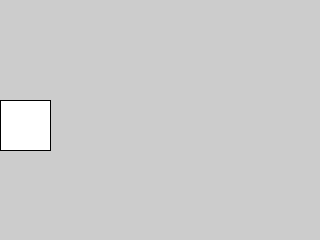
Frame 1 (no input)
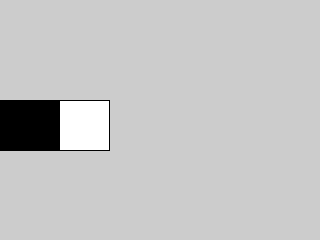
Frame 60 (the mouse pressed at the canvas centre just before this capture)
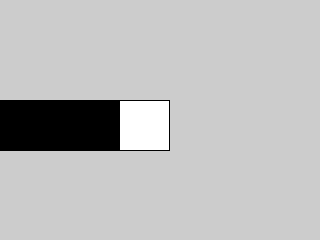
Frame 120 (the mouse held since frame 60 and released just before this capture)

The Processing sketch that drew these frames (run headless with seeded random() and noise(); from frame 60 on, the mouse is pressed at the canvas centre):

// Processing sketch: Class6_06_MovingWithModulo
// ── Class6_06_MovingWithModulo.pde
int x, y;
int w = 50;

void setup(){
  size(320,240);
  x = 0;
  y = 100;
}

void draw(){
  rect(x,y,w,w);
  x = frameCount % width; // modulo makes it restart
}
